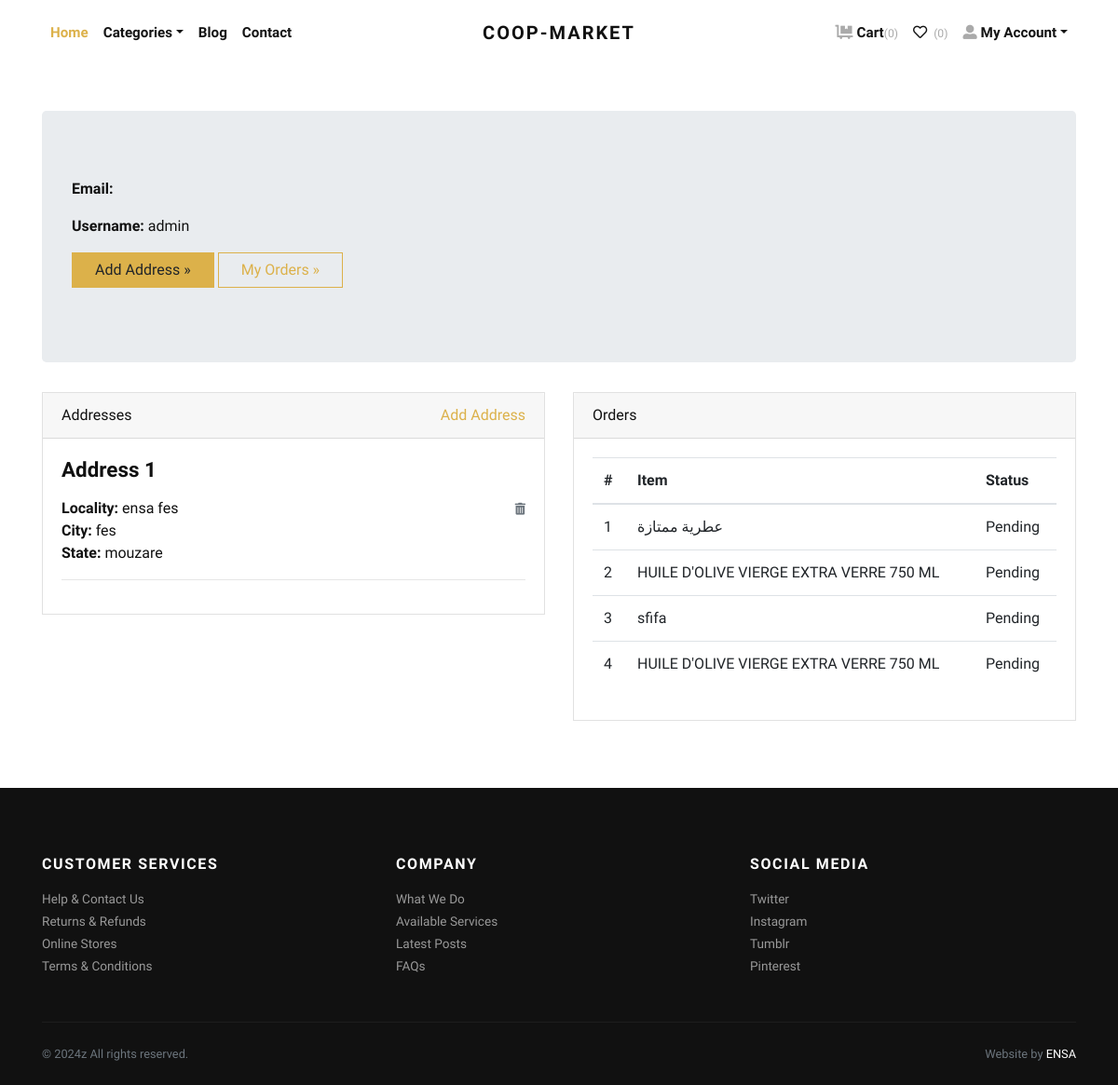
/accounts/profile/ (signed in), run on the app's committed database.
### store/models.py (models this page shows, shortened)
class Address(models.Model):
    user = models.ForeignKey(User, verbose_name="User", on_delete=models.CASCADE)
    locality = models.CharField(max_length=150, verbose_name="Nearest Location")
    city = models.CharField(max_length=150, verbose_name="City")
    state = models.CharField(max_length=150, verbose_name="State")

class Order(models.Model):
    user = models.ForeignKey(User, verbose_name="User", on_delete=models.CASCADE)
    address = models.ForeignKey(Address, verbose_name="Shipping Address", on_delete=models.CASCADE)
    product = models.ForeignKey(Product, verbose_name="Product", on_delete=models.CASCADE)
    quantity = models.PositiveIntegerField(verbose_name="Quantity")
    ordered_date = models.DateTimeField(auto_now_add=True, verbose_name="Ordered Date")
    status = models.CharField(
        choices=STATUS_CHOICES,
        max_length=50,
        default="Pending"
        )

class Product(models.Model):
    title = models.CharField(max_length=150, verbose_name="Product Title")
    slug = models.SlugField(max_length=160, verbose_name="Product Slug")
    sku = models.CharField(max_length=255, unique=True, verbose_name="Unique Product ID (SKU)")
    short_description = models.TextField(verbose_name="Short Description")
    detail_description = models.TextField(blank=True, null=True, verbose_name="Detail Description")
    product_image = models.ImageField(upload_to='product', blank=True, null=True, verbose_name="Product Image")
    price = models.DecimalField(max_digits=8, decimal_places=2)
    category = models.ForeignKey(Category, verbose_name="Product Categoy", on_delete=models.CASCADE)
    is_active = models.BooleanField(verbose_name="Is Active?")
    is_featured = models.BooleanField(verbose_name="Is Featured?")
    created_at = models.DateTimeField(auto_now_add=True, verbose_name="Created Date")
    updated_at = models.DateTimeField(auto_now=True, verbose_name="Updated Date")
    class Meta:
        verbose_name_plural = 'Products'
        ordering = ('-created_at', )

### store/views.py (the view)
# urls.py: path('accounts/profile/', views.profile, name="profile"),
@login_required
def profile(request):
    addresses = Address.objects.filter(user=request.user)
    orders = Order.objects.filter(user=request.user)
    return render(request, 'account/profile.html', {'addresses':addresses, 'orders':orders})

### store/context_preprocessors.py (called while the page is built)
def store_menu(request):
    categories = Category.objects.filter(is_active=True)
    context = {
        'categories_menu': categories,
    }
    return context

def cart_menu(request):
    if request.user.is_authenticated:
        cart_items= Cart.objects.filter(user=request.user)
        context = {
            'cart_items': cart_items,
        }
    else:
        context = {}
    return context

### templates/account/profile.html (shortened to what this page needs)
{% extends 'base.html' %}
{% load static %}
    {% block content %}
      <div class="container py-5">
        <div class="jumbotron">
          <p><strong>Email:</strong> {{request.user.email}}</p>
          <p><strong>Username:</strong> {{request.user.username}}</p>
          <p><a class="btn btn-primary btn-large" href="{% url 'store:add-address' %}">Add Address »</a> <a class="btn btn-outline-primary btn-large" href="#">My Orders »</a></p>
        </div>
        <div class="row">
          <div class="col-lg-6">
            <div class="card mb-4" id="headings">
              <div class="card-header">Addresses <span class="float-right"><a href="{% url 'store:add-address' %}">Add Address</a></span></div>
              <div class="card-body">
                {% if addresses %}
                    {% for address in addresses %}
                        <h4 class="mb-3">Address {{forloop.counter}}</h4>
                        <span class="float-right"><a href="{% url 'store:remove-address' address.id %}"><i class="fas fa-trash-alt small text-muted"></i></a></span>
                        <p>
                            <strong>Locality: </strong>{{address.locality}} <br>
                            <strong>City: </strong>{{address.city}} <br>
                            <strong>State: </strong>{{address.state}} <br>
                        </p>
                        <hr>
                    {% endfor %}
                {% else %}
                <div class="text-danger">
                  Address not Added.
                </div>
                {% endif %}
              </div>
            </div>
          </div>
          <div class="col-lg-6">
            <div class="card mb-4" id="tables">
              <div class="card-header">Orders</div>
              <div class="card-body">
                <table class="table table-hover">
                  <thead>
                    <tr>
                      <th>#</th>
                      <th>Item</th>
                      <th>Status</th>
                    </tr>
                  </thead>
                  <tbody>
                    {% if orders %}
                      {% for order in orders %}
                        <tr>
                          <td>{{forloop.counter}}</td>
                          <td>{{order.product.title}}</td>
                          <td>
                            {{order.status}}
                          </td>
                        </tr>
                      {% endfor %}
                    {% else %}
                    <tr>
                      <td class="text-danger" colspan="3">You've not Ordered anything yet.</td>
                    </tr>
                    {% endif %}
                  </tbody>
                </table>
              </div>
            </div>
          </div>
        </div>
      </div>
{% endblock content %}

### jewelryshop/static/css/style.default.css (style rules this page uses)
strong { font-weight: 700; }
.btn { font-weight: 400; border: 1px solid transparent; font-family: inherit; padding: 0.375rem 1.5rem; font-size: 1rem; line-height: 1.5; border-radius: 0; transition: color 0.15s ease-in-out, background-color 0.15s ease-in-out, border-color 0.15s ease-in-out, box-shadow 0.15s ease-in-out; }
.btn-primary { color: #212529; background-color: #dcb14a; border-color: #dcb14a; }
.btn-outline-primary { color: #dcb14a; background-color: transparent; background-image: none; border-color: #dcb14a; }
body { font-family: "Libre Franklin", sans-serif; font-size: 1rem; font-weight: 400; line-height: 1.5; color: #111111; background-color: #fff; }
a { color: #dcb14a; text-decoration: none; }
h1, h2, h3, h4, h5, h6, .h1, .h2, .h3, .h4, .h5, .h6 { margin-bottom: 0.5rem; font-family: inherit; font-weight: 900; line-height: 1.2; color: inherit; }
h4, .h4 { font-size: 1.4rem; }
hr { border-top: 1px solid rgba(17, 17, 17, 0.1); }
small, .small { font-size: 80%; font-weight: 400; }
.card { background-color: #fff; border: 1px solid rgba(17, 17, 17, 0.125); border-radius: 0; }
.card-body { padding: 1.25rem; }
.card-header { padding: 0.75rem 1.25rem; background-color: rgba(17, 17, 17, 0.03); border-bottom: 1px solid rgba(17, 17, 17, 0.125); }
.card-header:first-child { border-radius: calc(0 - 1px) calc(0 - 1px) 0 0; }

### data on the page
Address: locality "ensa fes", city "fes", state "mouzare"
Order: product "عطرية ممتازة", status "Pending"
Order: product "HUILE D'OLIVE VIERGE EXTRA VERRE 750 ML", status "Pending"
Order: product "sfifa", status "Pending"
Order: product "HUILE D'OLIVE VIERGE EXTRA VERRE 750 ML", status "Pending"

### other printed values
{{ cart_items.count }} "0"
{{ request.user.username }} "admin"
